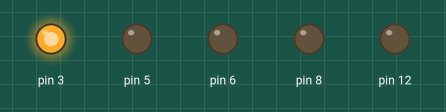
A sketch run on a simulated Arduino Uno, built with avr-gcc and run on an emulated ATmega328P. Shown: output pins drawn as LEDs (lit = HIGH).

Above: at 0.05 s.
At 0.95 s:
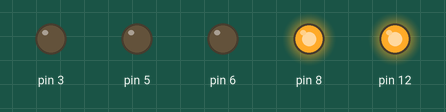
At 1.95 s:
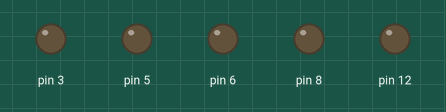
Timing chart, 0 to 4.6 s (numbered marks = the images above):
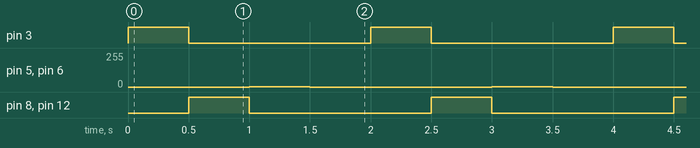

Measured:
- by itself, pin 3, pin 8, pin 12: alternates HIGH for 0.50 s and LOW for 1.5 s
- by itself, pin 5, pin 6: alternates 1/255 for 0.50 s and 0/255 for 1.5 s

The sketch:

trabajo_practico_1.ino
```cpp
int azul = 5;
int verde = 6;
int rojo = 3;
void setup()
{
  pinMode( 2 , INPUT  ) ;
  pinMode( 3 , OUTPUT ) ;
  pinMode( 8 , OUTPUT ) ;
  pinMode( 12 , OUTPUT ) ;
}

void loop()
{
    analogWrite( 3 , 255 );

    delay (500);

    analogWrite( 3 , 0 );
    digitalWrite( 8 , HIGH );
    digitalWrite( 12 , HIGH );

    delay ( 500);

    analogWrite( 5 , 1 );
    analogWrite( 6 ,  1 );
    digitalWrite( 8 , LOW );
    digitalWrite( 12 , LOW );

    delay ( 500 );

    analogWrite( 5 , 0 );
    analogWrite( 6 ,  0 );

    delay ( 500 );
}
```
